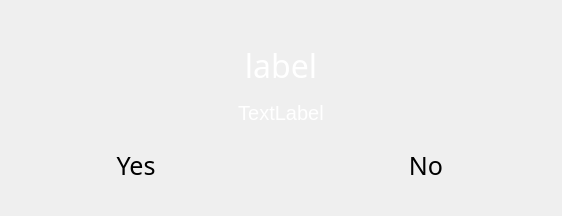
  <widget class="QWidget" name="rc_page">
   <layout class="QVBoxLayout" name="verticalLayout_6">
    <item>
     <spacer name="verticalSpacer_12">
      <property name="orientation">
       <enum>Qt::Orientation::Vertical</enum>
      </property>
      <property name="sizeType">
       <enum>QSizePolicy::Policy::Minimum</enum>
      </property>
      <property name="sizeHint" stdset="0">
       <size>
        <width>20</width>
        <height>24</height>
       </size>
      </property>
     </spacer>
    </item>
    <item>
     <layout class="QHBoxLayout" name="rc_header_layout">
      <item>
       <widget class="QLabel" name="rc_tittle">
        <property name="sizePolicy">
         <sizepolicy hsizetype="Expanding" vsizetype="Fixed">
          <horstretch>0</horstretch>
          <verstretch>0</verstretch>
         </sizepolicy>
        </property>
        <property name="minimumSize">
         <size>
          <width>0</width>
          <height>60</height>
         </size>
        </property>
        <property name="font">
         <font>
          <family>Momcake</family>
          <pointsize>24</pointsize>
         </font>
        </property>
        <property name="styleSheet">
         <string notr="true">background: transparent; color: white;</string>
        </property>
        <property name="text">
         <string>label</string>
        </property>
        <property name="alignment">
         <set>Qt::AlignCenter</set>
        </property>
        <property name="class" stdset="0">
         <string>title_text</string>
        </property>
       </widget>
      </item>
     </layout>
    </item>
    <item>
     <layout class="QGridLayout" name="rc_content_layout">
      <property name="verticalSpacing">
       <number>0</number>
      </property>
      <item row="0" column="0">
       <widget class="QLabel" name="rc_label">
        <property name="sizePolicy">
         <sizepolicy hsizetype="Preferred" vsizetype="Expanding">
          <horstretch>0</horstretch>
          <verstretch>0</verstretch>
         </sizepolicy>
        </property>
        <property name="font">
         <font>
          <pointsize>15</pointsize>
         </font>
        </property>
        <property name="styleSheet">
         <string notr="true">color:white</string>
        </property>
        <property name="text">
         <string>TextLabel</string>
        </property>
        <property name="alignment">
         <set>Qt::AlignCenter</set>
        </property>
       </widget>
      </item>
      <item row="1" column="0">
       <layout class="QHBoxLayout" name="horizontalLayout_3">
        <item>
         <widget class="BlocksCustomButton" name="rc_yes">
          <property name="sizePolicy">
           <sizepolicy hsizetype="Minimum" vsizetype="Fixed">
            <horstretch>0</horstretch>
            <verstretch>0</verstretch>
           </sizepolicy>
          </property>
          <property name="minimumSize">
           <size>
            <width>250</width>
            <height>80</height>
           </size>
          </property>
          <property name="maximumSize">
           <size>
            <width>250</width>
            <height>80</height>
           </size>
          </property>
          <property name="font">
           <font>
            <family>Momcake</family>
            <pointsize>19</pointsize>
            <italic>false</italic>
            <stylestrategy>PreferAntialias</stylestrategy>
           </font>
          </property>
          <property name="mouseTracking">
           <bool>false</bool>
          </property>
          <property name="tabletTracking">
           <bool>true</bool>
          </property>
          <property name="contextMenuPolicy">
           <enum>Qt::ContextMenuPolicy::NoContextMenu</enum>
          </property>
          <property name="layoutDirection">
           <enum>Qt::LayoutDirection::LeftToRight</enum>
          </property>
          <property name="styleSheet">
           <string notr="true"/>
          </property>
          <property name="text">
           <string>Yes</string>
          </property>
          <property name="autoDefault">
           <bool>false</bool>
          </property>
          <property name="flat">
           <bool>true</bool>
          </property>
          <property name="class" stdset="0">
           <string>menu_btn</string>
          </property>
          <property name="icon_pixmap" stdset="0">
           <pixmap resource="resources/icon_resources.qrc">:/dialog/media/btn_icons/yes.svg</pixmap>
          </property>
         </widget>
        </item>
        <item>
         <spacer name="horizontalSpacer_7">
          <property name="orientation">
           <enum>Qt::Orientation::Horizontal</enum>
          </property>
          <property name="sizeType">
           <enum>QSizePolicy::Policy::Minimum</enum>
          </property>
          <property name="sizeHint" stdset="0">
           <size>
            <width>40</width>
            <height>20</height>
           </size>
          </property>
         </spacer>
        </item>
        <item>
         <widget class="BlocksCustomButton" name="rc_no">
          <property name="sizePolicy">
           <sizepolicy hsizetype="Minimum" vsizetype="Fixed">
            <horstretch>0</horstretch>
            <verstretch>0</verstretch>
           </sizepolicy>
          </property>
          <property name="minimumSize">
           <size>
            <width>250</width>
            <height>80</height>
           </size>
          </property>
          <property name="maximumSize">
           <size>
            <width>250</width>
            <height>80</height>
           </size>
          </property>
          <property name="font">
           <font>
            <family>Momcake</family>
            <pointsize>19</pointsize>
            <italic>false</italic>
            <stylestrategy>PreferAntialias</stylestrategy>
           </font>
          </property>
          <property name="mouseTracking">
           <bool>false</bool>
          </property>
          <property name="tabletTracking">
           <bool>true</bool>
          </property>
          <property name="contextMenuPolicy">
           <enum>Qt::ContextMenuPolicy::NoContextMenu</enum>
          </property>
          <property name="layoutDirection">
           <enum>Qt::LayoutDirection::LeftToRight</enum>
          </property>
          <property name="styleSheet">
           <string notr="true"/>
          </property>
          <property name="text">
           <string>No</string>
          </property>
          <property name="autoDefault">
           <bool>false</bool>
          </property>
          <property name="flat">
           <bool>true</bool>
          </property>
          <property name="class" stdset="0">
           <string>menu_btn</string>
          </property>
          <property name="icon_pixmap" stdset="0">
           <pixmap resource="resources/icon_resources.qrc">:/dialog/media/btn_icons/no.svg</pixmap>
          </property>
         </widget>
        </item>
       </layout>
      </item>
     </layout>
    </item>
   </layout>
  </widget>
